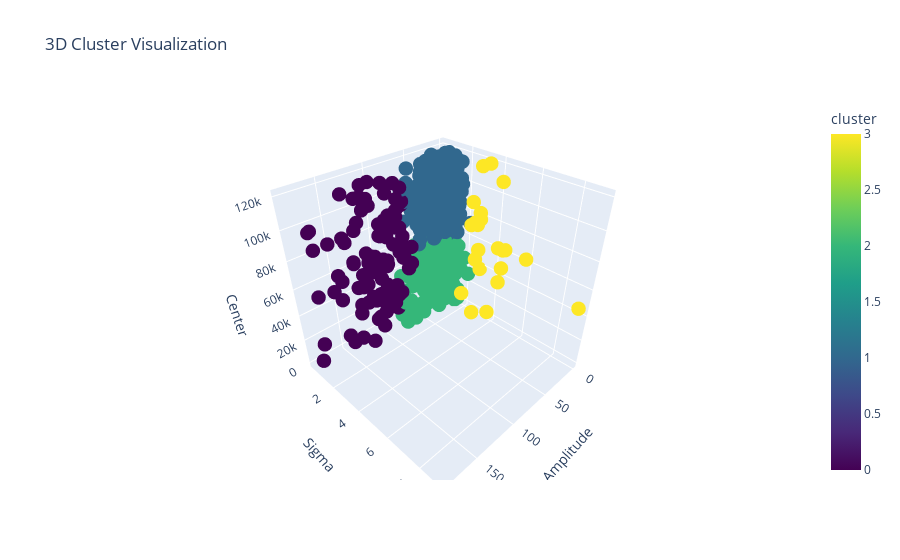

The cell this chart's notebook holds for it:
### Code cell
import pandas as pd
import numpy as np
import matplotlib.pyplot as plt
from sklearn.cluster import KMeans
from sklearn.preprocessing import StandardScaler
from sklearn.metrics import silhouette_score
import plotly.express as px
scaler = StandardScaler()
scaled_features = scaler.fit_transform(features)

# Step 2: Determine Optimal Number of Clusters
# Using Elbow Method and Silhouette Score
range_n_clusters = range(2, 11)
inertias = []
silhouette_scores = []

for n_clusters in range_n_clusters:
    kmeans = KMeans(n_clusters=n_clusters, random_state=42, n_init=10)
    cluster_labels = kmeans.fit_predict(scaled_features)
    inertias.append(kmeans.inertia_)
    
    if n_clusters > 1:  # Silhouette score requires at least 2 clusters
        silhouette_avg = silhouette_score(scaled_features, cluster_labels)
        silhouette_scores.append(silhouette_avg)
    else:
        silhouette_scores.append(0)

# Plotting the results
fig, (ax1, ax2) = plt.subplots(1, 2, figsize=(12, 5))

# Elbow Method plot
ax1.plot(range_n_clusters, inertias, 'bo-')
ax1.set_xlabel('Number of clusters')
ax1.set_ylabel('Inertia')
ax1.set_title('Elbow Method')

# Silhouette Score plot
ax2.plot(range_n_clusters[1:], silhouette_scores[1:], 'bo-')
ax2.set_xlabel('Number of clusters')
ax2.set_ylabel('Silhouette Score')
ax2.set_title('Silhouette Method')

plt.tight_layout()
plt.show()

# Choose optimal number of clusters (you can adjust this based on the plots)
optimal_clusters = np.argmax(silhouette_scores[1:]) + 2  # +2 because we start from 2 clusters

print(f"Optimal number of clusters: {optimal_clusters}")

# Step 3: Perform Clustering with Optimal Number
kmeans = KMeans(n_clusters=optimal_clusters, random_state=42, n_init=10)
features['cluster'] = kmeans.fit_predict(scaled_features)

# Step 4: Create Interactive 3D Plot
fig = px.scatter_3d(
    features,
    x='amplitude',
    y='sigma',
    z='center',
    color='cluster',
    color_continuous_scale=px.colors.sequential.Viridis,
    title='3D Cluster Visualization',
    labels={'amplitude': 'Amplitude', 'sigma': 'Sigma', 'center': 'Center'},
    hover_name='cluster'
)

# Customize the plot
fig.update_traces(marker=dict(size=5), selector=dict(mode='markers'))
fig.update_layout(scene=dict(
    xaxis_title='Amplitude',
    yaxis_title='Sigma',
    zaxis_title='Center'
))

fig.show()

### Figure 1 — Plotly figure (JSON) as saved in the notebook; plotly's stock layout.template omitted (floating-point values rounded to 4 significant figures; data arrays with more than 128 entries replaced by an {"elided": "..."} marker saying what was removed)
{"data": [{"hovertemplate": "<b>%{hovertext}</b><br><br>Amplitude=%{x}<br>Sigma=%{y}<br>Center=%{z}<br>cluster=%{marker.color}<extra></extra>", "hovertext": {"elided": "698 float values"}, "legendgroup": "", "marker": {"color": {"elided": "698 int values"}, "coloraxis": "coloraxis", "size": 5, "symbol": "circle"}, "mode": "markers", "name": "", "scene": "scene", "showlegend": false, "type": "scatter3d", "x": {"elided": "698 float values"}, "y": {"elided": "698 float values"}, "z": {"elided": "698 float values"}}], "layout": {"coloraxis": {"colorbar": {"title": {"text": "cluster"}}, "colorscale": [[0, "#440154"], [0.1111, "#482878"], [0.2222, "#3e4989"], [0.3333, "#31688e"], [0.4444, "#26828e"], [0.5556, "#1f9e89"], [0.6667, "#35b779"], [0.7778, "#6ece58"], [0.8889, "#b5de2b"], [1, "#fde725"]]}, "legend": {"tracegroupgap": 0}, "scene": {"domain": {"x": [0, 1], "y": [0, 1]}, "xaxis": {"title": {"text": "Amplitude"}}, "yaxis": {"title": {"text": "Sigma"}}, "zaxis": {"title": {"text": "Center"}}}, "title": {"text": "3D Cluster Visualization"}}}
